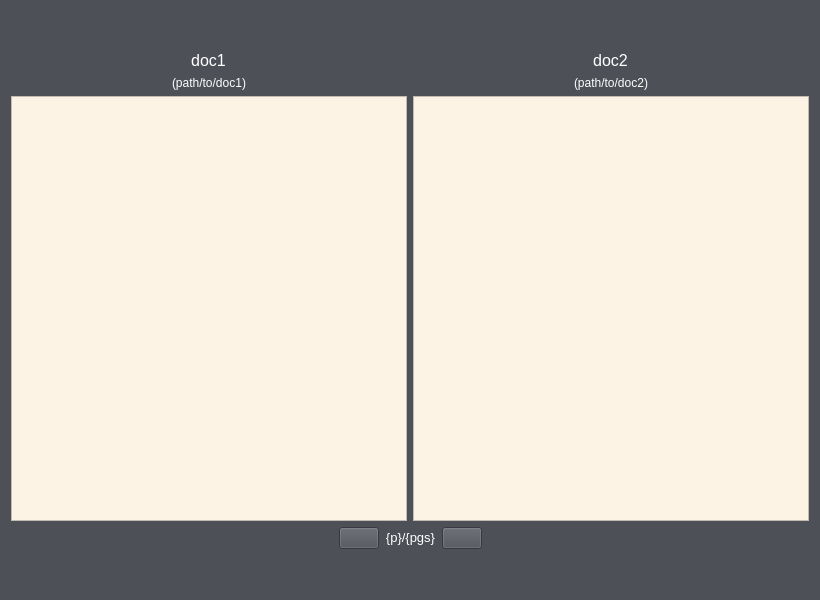
<?xml version="1.0" encoding="UTF-8"?>
<ui version="4.0">
    <class>Dialog</class>
    <widget class="QDialog" name="Dialog">
        <property name="geometry">
            <rect>
                <x>0</x>
                <y>0</y>
                <width>820</width>
                <height>600</height>
            </rect>
        </property>
        <property name="sizePolicy">
            <sizepolicy hsizetype="Preferred" vsizetype="Preferred">
                <horstretch>0</horstretch>
                <verstretch>0</verstretch>
            </sizepolicy>
        </property>
        <property name="minimumSize">
            <size>
                <width>820</width>
                <height>600</height>
            </size>
        </property>
        <property name="maximumSize">
            <size>
                <width>820</width>
                <height>600</height>
            </size>
        </property>
        <property name="windowTitle">
            <string>Document Pair Matches</string>
        </property>
        <property name="windowIcon">
            <iconset resource="../res/resources.qrc">
                <normaloff>:/icon.ico</normaloff>:/icon.ico
            </iconset>
        </property>
        <property name="styleSheet">
            <string notr="true">background-color: rgb(77, 80, 87);</string>
        </property>
        <layout class="QVBoxLayout" name="verticalLayout">
            <item>
                <spacer name="top_spacer">
                    <property name="orientation">
                        <enum>Qt::Vertical</enum>
                    </property>
                    <property name="sizeType">
                        <enum>QSizePolicy::Fixed</enum>
                    </property>
                    <property name="sizeHint" stdset="0">
                        <size>
                            <width>20</width>
                            <height>40</height>
                        </size>
                    </property>
                </spacer>
            </item>
            <item>
                <layout class="QGridLayout" name="doc_layout">
                    <item row="2" column="1">
                        <widget class="QTextBrowser" name="doc2_text">
                            <property name="sizePolicy">
                                <sizepolicy hsizetype="Expanding" vsizetype="Expanding">
                                    <horstretch>0</horstretch>
                                    <verstretch>0</verstretch>
                                </sizepolicy>
                            </property>
                            <property name="styleSheet">
                                <string notr="true">color: rgb(186, 33, 33);
                                    background-color: rgb(253, 243, 229);
                                </string>
                            </property>
                        </widget>
                    </item>
                    <item row="2" column="0">
                        <widget class="QTextBrowser" name="doc1_text">
                            <property name="sizePolicy">
                                <sizepolicy hsizetype="Expanding" vsizetype="Expanding">
                                    <horstretch>0</horstretch>
                                    <verstretch>0</verstretch>
                                </sizepolicy>
                            </property>
                            <property name="styleSheet">
                                <string notr="true">color: rgb(186, 33, 33);
                                    background-color: rgb(253, 243, 229);
                                </string>
                            </property>
                        </widget>
                    </item>
                    <item row="1" column="0" alignment="Qt::AlignHCenter">
                        <widget class="QLabel" name="doc1_path">
                            <property name="styleSheet">
                                <string notr="true">color: rgb(255, 255, 255);</string>
                            </property>
                            <property name="text">
                                <string>(path/to/doc1)</string>
                            </property>
                            <property name="wordWrap">
                                <bool>false</bool>
                            </property>
                        </widget>
                    </item>
                    <item row="1" column="1" alignment="Qt::AlignHCenter">
                        <widget class="QLabel" name="doc2_path">
                            <property name="styleSheet">
                                <string notr="true">color: rgb(255, 255, 255);</string>
                            </property>
                            <property name="text">
                                <string>(path/to/doc2)</string>
                            </property>
                            <property name="wordWrap">
                                <bool>false</bool>
                            </property>
                        </widget>
                    </item>
                    <item row="0" column="0" alignment="Qt::AlignHCenter">
                        <widget class="QPushButton" name="doc1_label">
                            <property name="minimumSize">
                                <size>
                                    <width>0</width>
                                    <height>0</height>
                                </size>
                            </property>
                            <property name="styleSheet">
                                <string notr="true">QPushButton{
                                    color: rgb(255, 255, 255);
                                    font-size: 12pt;
                                    border-style: inset;
                                    }
                                    :hover{
                                    font-weight: bold;
                                    }
                                </string>
                            </property>
                            <property name="text">
                                <string>doc1</string>
                            </property>
                        </widget>
                    </item>
                    <item row="0" column="1" alignment="Qt::AlignHCenter">
                        <widget class="QPushButton" name="doc2_label">
                            <property name="styleSheet">
                                <string notr="true">QPushButton{
                                    color: rgb(255, 255, 255);
                                    font-size: 12pt;
                                    border-style: inset;
                                    }
                                    :hover{
                                    font-weight: bold;
                                    }
                                </string>
                            </property>
                            <property name="text">
                                <string>doc2</string>
                            </property>
                        </widget>
                    </item>
                </layout>
            </item>
            <item>
                <layout class="QHBoxLayout" name="button_layout">
                    <item>
                        <spacer name="button_left_spacer">
                            <property name="orientation">
                                <enum>Qt::Horizontal</enum>
                            </property>
                            <property name="sizeHint" stdset="0">
                                <size>
                                    <width>40</width>
                                    <height>20</height>
                                </size>
                            </property>
                        </spacer>
                    </item>
                    <item>
                        <widget class="QPushButton" name="prev_button">
                            <property name="enabled">
                                <bool>true</bool>
                            </property>
                            <property name="text">
                                <string/>
                            </property>
                            <property name="icon">
                                <iconset resource="../res/resources.qrc">
                                    <normaloff>:/before_white.png</normaloff>:/before_white.png
                                </iconset>
                            </property>
                        </widget>
                    </item>
                    <item>
                        <widget class="QLabel" name="page_label">
                            <property name="styleSheet">
                                <string notr="true">color: #fff;
                                    font-size: 10pt;
                                </string>
                            </property>
                            <property name="text">
                                <string>&lt;html&gt;&lt;head/&gt;&lt;body&gt;&lt;p align=&quot;center&quot;&gt;{p}/{pgs}&lt;/p&gt;&lt;/body&gt;&lt;/html&gt;</string>
                            </property>
                        </widget>
                    </item>
                    <item>
                        <widget class="QPushButton" name="next_button">
                            <property name="text">
                                <string/>
                            </property>
                            <property name="icon">
                                <iconset resource="../res/resources.qrc">
                                    <normaloff>:/next_white.png</normaloff>:/next_white.png
                                </iconset>
                            </property>
                        </widget>
                    </item>
                    <item>
                        <spacer name="button_right_spacer">
                            <property name="orientation">
                                <enum>Qt::Horizontal</enum>
                            </property>
                            <property name="sizeHint" stdset="0">
                                <size>
                                    <width>40</width>
                                    <height>20</height>
                                </size>
                            </property>
                        </spacer>
                    </item>
                </layout>
            </item>
            <item>
                <spacer name="bottom_spacer">
                    <property name="orientation">
                        <enum>Qt::Vertical</enum>
                    </property>
                    <property name="sizeType">
                        <enum>QSizePolicy::Fixed</enum>
                    </property>
                    <property name="sizeHint" stdset="0">
                        <size>
                            <width>20</width>
                            <height>40</height>
                        </size>
                    </property>
                </spacer>
            </item>
        </layout>
    </widget>
    <resources>
        <include location="../res/resources.qrc"/>
    </resources>
    <connections/>
</ui>
